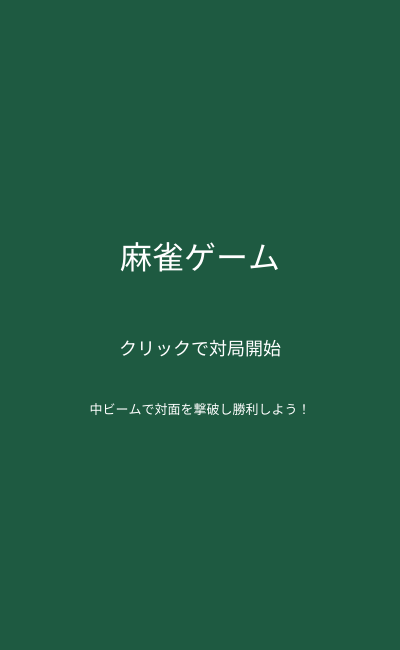
Frame 1 (no input)
Frame 60 (no input): identical to frame 1, image omitted
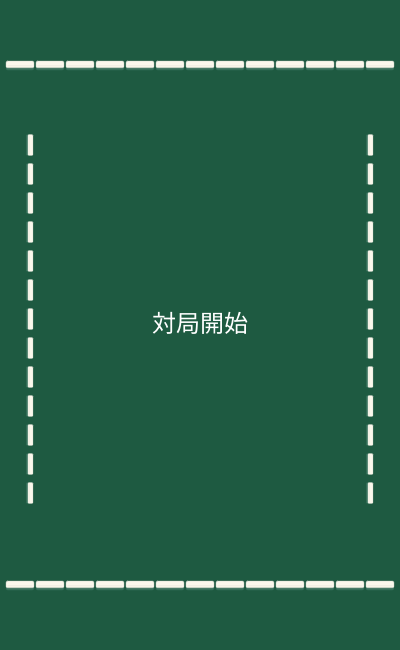
Frame 120 (the mouse pressed at the canvas centre since frame 60)

The p5.js sketch that drew these frames (run headless with seeded random() and noise() and a simulated clock; from frame 60 on, the mouse is pressed at the canvas centre):

// p5.js sketch
// ── sketch.js

const MJ_W = 70;
const MJ_H = 96;

const MJ_NUM = [
  "", "一", "二", "三", "四",
  "五", "六", "七", "八", "九"
];

const MJ_POS = {
  1: [[35, 48]],
  2: [[35, 25], [35, 70]],
  3: [[35, 20], [22, 48], [48, 76]],
  4: [[21, 27], [49, 27],
      [21, 69], [49, 69]],
  5: [[21, 24], [49, 24], [35, 48],
      [21, 72], [49, 72]],
  6: [[21, 22], [49, 22],
      [21, 48], [49, 48],
      [21, 74], [49, 74]],
  7: [[35, 13], [21, 35], [49, 35],
      [21, 57], [49, 57],
      [21, 79], [49, 79]],
  8: [[21, 14], [49, 14],
      [21, 36], [49, 36],
      [21, 60], [49, 60],
      [21, 82], [49, 82]],
  9: [[18, 18], [35, 18], [52, 18],
      [18, 48], [35, 48], [52, 48],
      [18, 78], [35, 78], [52, 78]]
};


// ========================================
// 1. 麻雀牌オブジェクト
// ========================================

class MahjongTile {

  static tiles = [];
  static beams = [];
  static reflected = [];
  static nextId = 1;

  constructor(code, x, y, options = {}) {

    // 34種類の牌を確認
    const valid =
      /^[1-9][mps]$/.test(code) ||
      ["東", "南", "西", "北",
       "白", "發", "中"].includes(code);

    if (!valid) {
      throw new Error("不明な麻雀牌: " + code);
    }

    this.id = MahjongTile.nextId++;

    this.code = code;
    this.x = x;
    this.y = y;

    this.size = options.size ?? 1;
    this.angle = options.angle ?? 0;

    // 中の標準能力
    this.firing = false;
    this.beamDirection =
      options.beamDirection ?? "up";

    // 白の標準能力
    this.guardRadius = 54 * this.size;
    this.lastReflect = -Infinity;

    // エフェクト
    this.flash = 0;

    // 命中通知
    this.onHit = null;
    this.hitTimes = new Map();

    // 衝突判定用に自動登録
    MahjongTile.tiles.push(this);
  }

  // --------------------------------
  // 座標変更
  // --------------------------------
  moveTo(x, y) {
    this.x = x;
    this.y = y;
  }

  // --------------------------------
  // 中専用：ビームのON/OFF
  // --------------------------------
  setBeam(enabled) {
    if (this.code === "中") {
      this.firing = Boolean(enabled);
    }
  }

  // --------------------------------
  // オブジェクトの削除
  // --------------------------------
  remove() {
    MahjongTile.tiles =
      MahjongTile.tiles.filter(t => t !== this);
  }

  // --------------------------------
  // 牌の描画
  // --------------------------------
  draw() {
    // 白の場合はガードも描画
    if (this.code === "白") {
      this.drawGuard();
    }

    push();
    translate(this.x, this.y);

    // 中は上向きビーム発射中に反転
    let rotation = this.angle;

    if (
      this.code === "中" &&
      this.firing &&
      this.beamDirection === "up"
    ) {
      rotation += PI;
    }

    rotate(rotation);

    mjDrawFace(this.code, this.size);

    pop();

    // 命中・反射エフェクト
    if (this.flash > 0) {
      push();
      noFill();

      stroke(
        255, 225, 120,
        this.flash * 24
      );

      strokeWeight(4);

      rectMode(CENTER);
      rect(
        this.x,
        this.y,
        MJ_W * this.size + 15,
        MJ_H * this.size + 15,
        8
      );

      pop();
    }
  }

  // --------------------------------
  // 白専用：ガード描画
  // --------------------------------
  drawGuard() {
    if (this.code !== "白") return;

    push();

    const r = this.guardRadius;

    noStroke();

    // 外側
    fill(50, 160, 255, 25);
    circle(this.x, this.y, r * 2 + 26);

    // ガード本体
    fill(70, 175, 255, 38);
    stroke(65, 175, 255);
    strokeWeight(3);

    circle(this.x, this.y, r * 2);

    // 反射時の発光
    if (this.flash > 0) {
      noFill();

      stroke(
        210, 245, 255,
        this.flash * 24
      );

      strokeWeight(7);
      circle(this.x, this.y, r * 2 + 12);
    }

    pop();
  }

  // ====================================
  // 2. 特殊能力の共通処理
  // ====================================

  // 毎フレーム1回呼ぶ
  static updateEffects() {

    const now = millis();

    MahjongTile.beams = [];

    // 発光エフェクトの更新
    for (const tile of MahjongTile.tiles) {
      if (tile.flash > 0) {
        tile.flash--;
      }
    }

    // 発射中の中を処理
    for (const tile of [...MahjongTile.tiles]) {

      if (tile.code === "中" && tile.firing) {
        MahjongTile.castBeam(tile, now);
      }
    }

    // 反射弾を移動
    MahjongTile.updateReflections(now);
  }

  // --------------------------------
  // 中ビームの当たり判定
  // --------------------------------
  static castBeam(source, now) {

    // 上向きか下向きか
    const dir =
      source.beamDirection === "down" ? 1 : -1;

    const startY =
      source.y + dir * MJ_H * source.size / 2;

    const screenEnd = dir === -1 ? 0 : height;

    let nearest =
      Math.max(0, (screenEnd - startY) * dir);

    if (nearest <= 0) return;

    let hitTarget = null;

    // 全牌から最初に当たるものを探す
    for (const target of MahjongTile.tiles) {

      if (source === target) continue;

      const dx = source.x - target.x;
      let edgeY;
      let halfH;

      // 白の場合：円形ガード
      if (target.code === "白") {

        const r = target.guardRadius;

        if (Math.abs(dx) > r) continue;

        const offset = Math.sqrt(
          Math.max(0, r * r - dx * dx)
        );

        halfH = offset;
        edgeY = target.y - dir * offset;

      } else {

        // 普通の牌：四角形
        const halfW =
          MJ_W * target.size / 2 + 5;

        if (Math.abs(dx) > halfW) continue;

        halfH = MJ_H * target.size / 2;
        edgeY = target.y - dir * halfH;
      }

      let distance = (edgeY - startY) * dir;

      // 既に当たり判定の内部にいる場合
      if (distance < 0) {
        if (
          Math.abs(startY - target.y) <= halfH
        ) {
          distance = 0;
        } else {
          continue;
        }
      }

      if (distance < nearest) {
        nearest = distance;
        hitTarget = target;
      }
    }

    const endY = startY + dir * nearest;

    // ビーム情報を保存
    MahjongTile.beams.push({
      x: source.x,
      y1: startY,
      y2: endY
    });

    if (!hitTarget) return;

    // 白に当たったら反射
    if (hitTarget.code === "白") {

      hitTarget.flash = 8;

      // 450ミリ秒ごとに反射
      if (now - hitTarget.lastReflect >= 450) {

        MahjongTile.createReflection(
          hitTarget,
          source.x,
          endY,
          dir
        );

        hitTarget.lastReflect = now;
      }

    } else {

      // 普通の牌への命中
      MahjongTile.notifyHit(
        hitTarget,
        source,
        "beam",
        now
      );
    }
  }

  // --------------------------------
  // 白：反射レーザーを生成
  // --------------------------------
  static createReflection(guard, x, y, incomingDir) {

    // 入射方向と反対へ反射
    const outDir = -incomingDir;

    // 横方向をランダム化
    const vx = random(-3.5, 3.5);

    // 避けられる程度の速度
    const vy = outDir * random(5.2, 6.6);

    MahjongTile.reflected.push({
      x: x,
      y: y + outDir * 15,
      vx: vx,
      vy: vy,
      owner: guard
    });
  }

  // --------------------------------
  // 反射レーザーの移動・衝突
  // --------------------------------
  static updateReflections(now) {

    const dt = Math.min(deltaTime / 16.67, 2);

    for (
      let i = MahjongTile.reflected.length - 1;
      i >= 0;
      i--
    ) {

      const p = MahjongTile.reflected[i];

      p.x += p.vx * dt;
      p.y += p.vy * dt;

      let hit = false;

      for (const target of MahjongTile.tiles) {

        // 反射元は除く
        if (target === p.owner) continue;

        let collided = false;

        if (target.code === "白") {

          // ガードの円形判定
          collided =
            dist(
              p.x, p.y,
              target.x, target.y
            ) < target.guardRadius;

        } else {

          // 通常牌の四角形判定
          collided =
            Math.abs(p.x - target.x) <
              MJ_W * target.size / 2 + 5 &&
            Math.abs(p.y - target.y) <
              MJ_H * target.size / 2 + 5;
        }

        if (collided) {

          if (target.code === "白") {
            // 別の白ガードは反射弾を防御
            target.flash = 8;
          } else {
            MahjongTile.notifyHit(
              target,
              p.owner,
              "reflect",
              now
            );
          }

          hit = true;
          break;
        }
      }

      // 命中または画面外で消える
      if (
        hit ||
        p.x < -50 ||
        p.x > width + 50 ||
        p.y < -50 ||
        p.y > height + 50
      ) {
        MahjongTile.reflected.splice(i, 1);
      }
    }
  }

  // --------------------------------
  // 命中通知
  // --------------------------------
  static notifyHit(target, source, type, now) {

    const key = source.id + ":" + type;
    const last = target.hitTimes.get(key) ?? -Infinity;

    // 長押しで一瞬に大量ヒットしないよう調整
    const cooldown = type === "beam" ? 500 : 0;

    if (now - last < cooldown) return;

    target.hitTimes.set(key, now);
    target.flash = 10;

    // ゲーム側で自由に設定可能
    if (typeof target.onHit === "function") {
      target.onHit({
        target: target,
        attacker: source,
        type: type
      });
    }
  }

  // --------------------------------
  // ビームと反射弾の描画
  // --------------------------------
  static drawEffects() {

    // 中ビーム
    for (const b of MahjongTile.beams) {
      mjDrawLaser(
        b.x, b.y1,
        b.x, b.y2,
        false
      );
    }

    // 白の反射レーザー
    for (const p of MahjongTile.reflected) {

      const length = Math.hypot(p.vx, p.vy);

      const dx = p.vx / length;
      const dy = p.vy / length;

      mjDrawLaser(
        p.x - dx * 32,
        p.y - dy * 32,
        p.x + dx * 8,
        p.y + dy * 8,
        true
      );
    }
  }

  // --------------------------------
  // 全オブジェクトを初期化
  // --------------------------------
  static clear() {
    MahjongTile.tiles = [];
    MahjongTile.beams = [];
    MahjongTile.reflected = [];
    MahjongTile.nextId = 1;
  }
}


// ========================================
// 3. 立てた牌（真上から見た共通図形）
// ========================================

class StandingTile {

  constructor(x, y, options = {}) {
    this.x = x;
    this.y = y;
    this.size = options.size ?? 1;
    this.angle = options.angle ?? 0;
  }

  moveTo(x, y) {
    this.x = x;
    this.y = y;
  }

  draw() {
    push();

    translate(this.x, this.y);
    rotate(this.angle);
    scale(this.size);

    // 牌の背面：緑色
    noStroke();
    fill(55, 113, 91);
    rect(-35, -7, 70, 20, 4);

    // 牌の上面：白色
    stroke(195, 200, 190);
    strokeWeight(1);
    fill(251, 248, 236);
    rect(-35, -10, 70, 17, 4);

    // 上面の縁
    stroke(220, 220, 208);
    line(-30, 2, 30, 2);

    pop();
  }
}


// ========================================
// 4. レーザーの図形
// ========================================

function mjDrawLaser(x1, y1, x2, y2, reflected) {
  push();

  // 外側の光
  stroke(255, 0, 35, 70);
  strokeWeight(reflected ? 22 : 44);
  line(x1, y1, x2, y2);

  // 赤い光
  stroke(255, 40, 55, 190);
  strokeWeight(reflected ? 13 : 26);
  line(x1, y1, x2, y2);

  // 内側
  stroke(255, 140, 145);
  strokeWeight(reflected ? 7 : 13);
  line(x1, y1, x2, y2);

  // 中心
  stroke(255, 250, 245);
  strokeWeight(reflected ? 3 : 5);
  line(x1, y1, x2, y2);

  pop();
}


// ========================================
// 5. 麻雀牌の基本図形
// ========================================

function mjDrawFace(code, size) {
  push();

  scale(size);
  translate(-35, -48);

  // 牌の側面
  noStroke();
  fill(125, 175, 155);
  rect(3, 6, 70, 96, 7);

  // 牌の表面
  stroke(205, 205, 190);
  strokeWeight(1);
  fill(255, 250, 239);
  rect(0, 0, 70, 96, 7);

  const match = /^([1-9])([mps])$/.exec(code);

  if (match) {
    const n = Number(match[1]);

    if (match[2] === "m") mjMan(n);
    if (match[2] === "p") mjPin(n);
    if (match[2] === "s") mjSou(n);

  } else {
    mjHonor(code);
  }

  pop();
}


// ========================================
// 6. 萬子
// ========================================

function mjMan(n) {
  noStroke();
  textAlign(CENTER, CENTER);
  textFont("serif");
  textStyle(BOLD);

  fill(25, 50, 65);
  textSize(38);
  text(MJ_NUM[n], 35, 31);

  fill(190, 45, 55);
  textSize(33);
  text("萬", 35, 72);
}


// ========================================
// 7. 筒子
// ========================================

function mjPin(n) {

  const r =
    n === 1 ? 18 :
    n <= 3 ? 11 :
    n <= 5 ? 9 : 7;

  for (let i = 0; i < MJ_POS[n].length; i++) {

    const [x, y] = MJ_POS[n][i];

    let c;

    if (n === 1) {
      c = color(25, 120, 145);
    } else if (i % 3 === 0) {
      c = color(40, 145, 100);
    } else if (i % 3 === 1) {
      c = color(35, 105, 165);
    } else {
      c = color(190, 55, 65);
    }

    push();
    translate(x, y);

    stroke(c);
    strokeWeight(2);
    fill(255);
    circle(0, 0, r * 2);

    noStroke();

    fill(c);
    circle(0, 0, r * 1.5);

    fill(255, 245, 220);
    circle(0, 0, r * 0.8);

    fill(c);
    circle(0, 0, r * 0.35);

    pop();
  }
}


// ========================================
// 8. 索子
// ========================================

function mjSou(n) {
  if (n === 1) {
    mjBird();
    return;
  }

  const w = n <= 3 ? 12 : n <= 6 ? 9 : 7;

  for (const [x, y] of MJ_POS[n]) {
    push();
    translate(x, y);

    noStroke();

    // 竹
    fill(25, 120, 75);
    rect(-w / 2, -11, w, 22, 3);

    // 明るい面
    fill(75, 180, 115);
    rect(-w / 4, -10, w / 2, 20, 2);

    // 節
    fill(210, 235, 160);
    rect(-w / 2, -4, w, 3);
    rect(-w / 2, 4, w, 3);

    pop();
  }
}


// ========================================
// 9. 一索の鳥
// ========================================

function mjBird() {
  push();
  noStroke();

  // 尾羽
  for (let i = -2; i <= 2; i++) {
    fill(i % 2 === 0
      ? color(30, 135, 135)
      : color(45, 100, 165));

    ellipse(35 + i * 9, 48, 10, 40);
  }

  // 体
  fill(30, 110, 135);
  ellipse(35, 59, 25, 35);

  // 翼
  fill(65, 180, 140);
  ellipse(30, 62, 12, 22);

  // 首と頭
  fill(30, 120, 140);
  rect(32, 38, 8, 16, 3);
  ellipse(35, 35, 18, 18);

  // 目
  fill(255);
  circle(40, 33, 6);

  fill(20);
  circle(40, 33, 3);

  // くちばし
  fill(225, 155, 55);
  triangle(43, 36, 55, 39, 43, 42);

  // 足
  stroke(145, 90, 50);
  strokeWeight(2);
  line(31, 75, 29, 86);
  line(40, 75, 43, 86);

  pop();
}


// ========================================
// 10. 字牌
// ========================================

function mjHonor(ch) {

  // 白
  if (ch === "白") {
    noFill();

    stroke(40, 120, 175);
    strokeWeight(4);
    rect(12, 18, 46, 60, 3);

    stroke(175, 210, 230);
    strokeWeight(1);
    rect(18, 24, 34, 48, 2);

    return;
  }

  noStroke();
  textAlign(CENTER, CENTER);
  textFont("serif");
  textStyle(BOLD);
  textSize(48);

  if (ch === "發") {
    fill(25, 135, 75);

  } else if (ch === "中") {
    fill(200, 40, 50);

  } else {
    fill(25, 45, 60);
  }

  text(ch, 35, 48);
}

//_____________________


let standing = [];
let chu, enemy;
let guards = [];
let flying = [];
let reflected = [];

let started = false;
let shooting = false;

let startTime = 0;
let lastSpawn = 0;

let hits = 0;
let hp = 5;
let canHit = true;
let invincibleUntil = 0;

let result = "";
let effectStart = 0;
let winBeamX = 200;
let winBeamY = 0;

let stageW = 400;
let stageH = 650;

// 対面：国士無双の白単騎待ち
let enemyHand = [
  "1m", "1m", "9m",
  "1p", "9p", "1s", "9s",
  "東", "南", "西", "北", "中", "發"
];

// 自分：東待ち・三色同順
let myHand = [
  "2m", "3m", "4m",
    "1p", "2p", "3p",
  "6p", "7p", "8p",
  "2s", "3s", "4s",
  "東"
];

let tileTypes = [];


// ==================================
// setup
// ==================================
function setup() {
  createCanvas(stageW, stageH);
  MahjongTile.clear();

  // 飛来牌の種類
  for (let i = 1; i <= 9; i++) {
    tileTypes.push(i + "m");
    tileTypes.push(i + "p");
    tileTypes.push(i + "s");
  }

  tileTypes.push("東", "南", "西", "北", "發");

  // 最初の4方向の牌
  for (let i = 0; i < 13; i++) {
    let x = 20 + i * 30;
    let y = 145 + i * 29;

    standing.push(
      new StandingTile(x, 65, {size: 0.4})
    );

    standing.push(
      new StandingTile(x, 585, {size: 0.4})
    );

    standing.push(
      new StandingTile(30, y, {
        size: 0.3,
        angle: HALF_PI
      })
    );

    standing.push(
      new StandingTile(370, y, {
        size: 0.3,
        angle: HALF_PI
      })
    );
  }

  // プレイヤーの中
  chu = new MahjongTile("中", 200, 570, {
    size: 0.7
  });

  // 対面の東
  enemy = new MahjongTile("東", 200, 85, {
    size: 0.7,
    angle: PI
  });

  // 最初の白ガード
  let haku = new MahjongTile("白", 200, 280, {
    size: 0.7
  });

  // 白ごとの反射時刻
  haku.lastReflect = 0;
  guards.push(haku);

  // ビームはsketch.jsで管理
  chu.setBeam(false);
}


// ==================================
// クリックでゲーム開始・発射
// ==================================
function mousePressed() {

  if (!started) {
    started = true;
    startTime = millis();
    lastSpawn = millis();
    return false;
  }

  let time = (millis() - startTime) / 1000;

  if (time >= 10 && result === "") {
    shooting = true;
  }

  return false;
}


// ==================================
// クリックを離したとき
// ==================================
function mouseReleased() {
  shooting = false;
  canHit = true;
  return false;
}


// ==================================
// draw
// ==================================
function draw() {
  background(30, 90, 65);

  fill(255);
  noStroke();
  textAlign(CENTER, CENTER);

  // ==================================
  // タイトル
  // ==================================
  if (!started) {
    textSize(32);
    text("麻雀ゲーム", 200, 260);

    textSize(18);
    text("クリックで対局開始", 200, 350);

    textSize(13);
    text("中ビームで対面を撃破し勝利しよう！", 200, 410);
    return;
  }

  let time = (millis() - startTime) / 1000;

  // ==================================
  // 最初の5秒
  // ==================================
  if (time < 5) {

    for (let tile of standing) {
      tile.draw();
    }

    textSize(24);
    text("対局開始", 200, 325);
    return;
  }

  // ==================================
  // 5〜10秒：手牌公開
  // ==================================
  if (time < 10) {

    textSize(16);
    text("対面：国士無双聴牌（白待ち）", 200, 90);

    drawHand(enemyHand, 170);

    text("自分の手牌", 200, 465);
    drawHand(myHand, 540);
    return;
  }

  // ==================================
  // 勝敗演出
  // ==================================
  if (result === "winEffect") {
    drawWinEffect();
    return;
  }

  if (result === "loseEffect" || result === "lose") {
    drawLoseEffect();
    return;
  }

  if (result === "win") {
    drawWinResult();
    return;
  }

  // ==================================
  // 戦闘開始
  // ==================================
  let battleTime = time - 10;

  // 60秒経過で敗北
  if (battleTime >= 60) {
    loseGame();
    drawLoseEffect();
    return;
  }

  // ----------------------------------
  // 中の移動
  // ----------------------------------
  chu.x = constrain(mouseX, 25, 375);
  chu.y = constrain(mouseY, 545, 595);

  // マウス長押し、またはスペースキー
  let firing =
    shooting ||
    mouseIsPressed ||
    keyIsDown(32);

  // 攻撃をやめたら次の命中が可能
  if (!firing) {
    canHit = true;
  }

  // ----------------------------------
  // 白ガードの移動
  // ----------------------------------
  for (let i = 0; i < guards.length; i++) {

    guards[i].x =
      200 +
      sin(battleTime * (1.5 + i * 0.3) + i * 2)
      * 110;

    guards[i].y = 280 - i * 25;
  }

  // ----------------------------------
  // 中ビームの範囲
  // ----------------------------------
  let beam = getChuBeam(firing);

  // ----------------------------------
  // 対面への命中判定
  // ----------------------------------
  if (
    beam !== null &&
    beam.guard === null &&
    abs(beam.x - enemy.x) < 28 &&
    canHit
  ) {

    hits++;
    canHit = false;

    // 4回命中で撃破
    if (hits >= 4) {
      result = "winEffect";
      effectStart = millis();

      winBeamX = beam.x;
      winBeamY = beam.bottom;

      shooting = false;
      drawWinEffect();
      return;
    }

    // 白ガード追加（最大3枚）
    else if (guards.length < 3) {

      let haku = new MahjongTile("白", 200, 280, {
        size: 0.7
      });

      // 新しい白も独立して反射
      haku.lastReflect = 0;

      guards.push(haku);
    }
  }

  // ==================================
  // 白ガードのランダム反射ビーム
  // 800ms → 400ms
  // ==================================
  if (
    beam !== null &&
    beam.guard !== null
  ) {

    let haku = beam.guard;

    // この白が最後に反射してから
    // 400ms経過していれば発射
    if (
      millis() - haku.lastReflect > 400
    ) {

      let x = beam.x;
      let y = beam.top;

      // 下向きのランダム角度
      let angle =
        random(radians(55), radians(125));

      let speed = random(6.0, 7.5);

      reflected.push({
        x: x,
        y: y,
        vx: cos(angle) * speed,
        vy: sin(angle) * speed
      });

      // この白の反射時刻を更新
      haku.lastReflect = millis();
    }
  }

  // ==================================
  // 飛来牌の生成
  // 350ms → 230ms
  // ==================================
  if (millis() - lastSpawn > 230) {

    let x = random(35, 365);

    flying.push({
      code: random(tileTypes),
      x: x,
      y: -30,
      centerX: x,

      // 以前より速く落下
      speed: random(2.2, 3.6),

      wave: random(0.04, 0.1),
      amplitude: random(20, 65),
      phase: random(TWO_PI),
      age: 0
    });

    lastSpawn = millis();
  }

  // ==================================
  // 飛来牌の移動
  // ==================================
  for (let i = flying.length - 1; i >= 0; i--) {

    let b = flying[i];
    b.age++;

    // 下に移動
    b.y += b.speed;

    // 波打つ動き
    b.x =
      b.centerX +
      sin(b.age * b.wave + b.phase) *
      b.amplitude +
      cos(b.age * 0.025 + b.phase * 2) * 20;

    // ----------------------------------
    // 中ビームで飛来牌を破壊
    // ----------------------------------
    if (
      beam !== null &&
      abs(b.x - beam.x) < 24 &&
      b.y + 18 > beam.top &&
      b.y - 18 < beam.bottom
    ) {
      flying.splice(i, 1);
      continue;
    }

    // ----------------------------------
    // 中との衝突
    // ----------------------------------
    if (
      abs(b.x - chu.x) < 32 &&
      abs(b.y - chu.y) < 43
    ) {

      damagePlayer();
      flying.splice(i, 1);
      continue;
    }

    // 画面外で削除
    if (b.y > stageH + 35) {
      flying.splice(i, 1);
    }
  }

  // ==================================
  // 反射ビームの移動
  // ==================================
  for (let i = reflected.length - 1; i >= 0; i--) {

    let b = reflected[i];

    b.x += b.vx;
    b.y += b.vy;

    // 中に命中
    if (
      abs(b.x - chu.x) < 24 &&
      abs(b.y - chu.y) < 32
    ) {

      damagePlayer();
      reflected.splice(i, 1);
      continue;
    }

    // 画面外で削除
    if (
      b.y > stageH + 20 ||
      b.y < -20 ||
      b.x < -20 ||
      b.x > stageW + 20
    ) {
      reflected.splice(i, 1);
    }
  }

  if (result === "loseEffect") {
    drawLoseEffect();
    return;
  }

  // ==================================
  // 画面描画
  // ==================================

  // 対面の東
  enemy.draw();

  // 対面の13枚は反対向き
  drawHand(enemyHand, 180, true);

  // 白ガード
  for (let haku of guards) {
    haku.draw();
  }

  // 飛来牌
  for (let b of flying) {
    push();

    translate(b.x, b.y);

    rotate(
      sin(b.age * 0.07 + b.phase) * 0.5
    );

    mjDrawFace(b.code, 0.45);

    pop();
  }

  // 赤いランダム反射ビーム
  for (let b of reflected) {
    drawReflectedBeam(b);
  }

  // ----------------------------------
  // 中：発射中は180度回転
  // ----------------------------------
  if (
    millis() >= invincibleUntil ||
    frameCount % 10 < 5
  ) {

    if (firing) {
      push();

      translate(chu.x, chu.y);
      rotate(PI);

      mjDrawFace("中", chu.size);

      pop();
    }

    else {
      chu.draw();
    }
  }

  // ----------------------------------
  // 中ビームを最前面に描画
  // ----------------------------------
  if (beam !== null) {

    drawVisibleBeam(
      beam.x,
      beam.bottom,
      beam.top
    );
  }

  // ----------------------------------
  // ステータス
  // ----------------------------------
  push();

  fill(255);
  noStroke();
  textFont("sans-serif");
  textAlign(CENTER, CENTER);

  textSize(14);
  text("残り " + ceil(60 - battleTime) + "秒", 65, 25);
  text("命中 " + hits + "/4", 335, 25);

  textSize(16);
  text("HP: " + hp, 50, 55);

  textSize(12);
  text("対面", 200, 140);
  text("長押し：中ビーム", 200, 635);

  pop();
}


// ==================================
// ダメージ処理
// ==================================
function damagePlayer() {

  if (millis() < invincibleUntil) {
    return;
  }

  hp--;
  invincibleUntil = millis() + 1000;

  if (hp <= 0) {
    loseGame();
  }
}


// ==================================
// 敗北処理
// ==================================
function loseGame() {

  if (result !== "") return;

  result = "loseEffect";
  effectStart = millis();
  shooting = false;
}


// ==================================
// 通常の手牌描画
// ==================================
function drawHand(hand, y, reverse = false) {

  let gap = 28;
  let startX =
    200 - (hand.length - 1) * gap / 2;

  for (let i = 0; i < hand.length; i++) {

    push();

    translate(startX + i * gap, y);

    if (reverse) {
      rotate(PI);
    }

    mjDrawFace(hand[i], 0.35);

    pop();
  }
}


// ==================================
// 勝利時の14枚の位置
// ==================================
function getWinningHandLayout() {

  let gap = 26;

  // 14枚を中央寄せ
  let startX = 200 - 13 * gap / 2;

  // 最後の東の位置
  let lastX = startX + 13 * gap;

  return {
    gap: gap,
    startX: startX,
    lastX: lastX
  };
}


// ==================================
// 勝利時の自分の手牌
// ==================================
function drawWinningHand(y, addEast) {

  let layout = getWinningHandLayout();

  // 元の13枚
  for (let i = 0; i < 13; i++) {

    push();

    translate(
      layout.startX + i * layout.gap,
      y
    );

    mjDrawFace(myHand[i], 0.35);

    pop();
  }

  // 14枚目の東
  if (addEast) {

    let x = layout.lastX;

    let glow =
      80 + 50 * sin(millis() * 0.008);

    push();

    noStroke();
    rectMode(CENTER);

    fill(255, 220, 75, glow);
    rect(x, y, 27, 43, 5);

    translate(x, y);

    mjDrawFace("東", 0.35);

    pop();
  }
}


// ==================================
// 中ビームの範囲を計算
// ==================================
function getChuBeam(firing) {

  if (!firing || result !== "") {
    return null;
  }

  // 中の上端から発射
  let startY =
    chu.y - 96 * chu.size / 2;

  let endY = 0;
  let hitGuard = null;

  // 対面の東に当たる場合
  if (abs(chu.x - enemy.x) < 28) {
    endY =
      enemy.y + 48 * enemy.size;
  }

  // 白ガードとの衝突
  for (let haku of guards) {

    let dx = chu.x - haku.x;
    let r = 54 * haku.size;

    if (abs(dx) < r) {

      let hitY =
        haku.y +
        sqrt(r * r - dx * dx);

      if (
        hitY < startY &&
        hitY > endY
      ) {
        endY = hitY;
        hitGuard = haku;
      }
    }
  }

  if (startY <= endY) {
    return null;
  }

  return {
    x: chu.x,
    top: endY,
    bottom: startY,
    guard: hitGuard
  };
}


// ==================================
// 中ビームの描画
// ==================================
function drawVisibleBeam(x, bottom, top) {

  if (bottom <= top) return;

  push();

  stroke(255, 0, 0, 70);
  strokeWeight(38);
  line(x, bottom, x, top);

  stroke(255, 40, 40, 230);
  strokeWeight(22);
  line(x, bottom, x, top);

  stroke(255, 150, 150);
  strokeWeight(11);
  line(x, bottom, x, top);

  stroke(255);
  strokeWeight(5);
  line(x, bottom, x, top);

  pop();
}


// ==================================
// 白が反射する赤いビーム
// ==================================
function drawReflectedBeam(b) {

  push();

  let tailX = b.x - b.vx * 10;
  let tailY = b.y - b.vy * 10;

  // 外側の赤い光
  stroke(255, 0, 0, 70);
  strokeWeight(26);

  line(tailX, tailY, b.x, b.y);

  // 中間の赤い光
  stroke(255, 40, 40, 230);
  strokeWeight(15);

  line(tailX, tailY, b.x, b.y);

  // 明るい赤
  stroke(255, 150, 150);
  strokeWeight(8);

  line(tailX, tailY, b.x, b.y);

  // 白い中心
  stroke(255);
  strokeWeight(3);

  line(tailX, tailY, b.x, b.y);

  pop();
}


// ==================================
// 勝利演出
// ビーム → 爆発 → 東を略奪 → ロン
// ==================================
function drawWinEffect() {

  let t = millis() - effectStart;
  let layout = getWinningHandLayout();

  // 対面の13枚
  drawHand(enemyHand, 180, true);

  // 中は対面を向いたまま
  push();

  translate(chu.x, chu.y);
  rotate(PI);

  mjDrawFace("中", chu.size);

  pop();

  // ==================================
  // ① 0〜2.5秒：ビーム照射
  // ==================================
  if (t < 2500) {

    drawVisibleBeam(
      winBeamX,
      winBeamY,
      enemy.y + 48 * enemy.size
    );

    // 東が震える
    let shake =
      sin(millis() * 0.15) *
      (t / 2500) * 8;

    push();

    translate(enemy.x + shake, enemy.y);
    rotate(PI);

    scale(1 - (t / 2500) * 0.25);

    mjDrawFace("東", 0.7);

    pop();
  }

  // ==================================
  // ② 2.5〜3.2秒：爆発
  // ==================================
  else if (t < 3200) {

    let explosion =
      (t - 2500) / 700;

    push();
    noStroke();

    // 赤い爆発
    fill(
      255, 70, 30,
      210 * (1 - explosion)
    );

    circle(
      enemy.x,
      enemy.y,
      50 + explosion * 150
    );

    // 黄色い光
    fill(
      255, 215, 90,
      230 * (1 - explosion)
    );

    circle(
      enemy.x,
      enemy.y,
      35 + explosion * 95
    );

    // 白い閃光
    fill(
      255, 255, 255,
      255 * (1 - explosion)
    );

    circle(
      enemy.x,
      enemy.y,
      20 + explosion * 60
    );

    // 爆発の輪
    noFill();

    stroke(
      255, 190, 75,
      255 * (1 - explosion)
    );

    strokeWeight(7);

    circle(
      enemy.x,
      enemy.y,
      25 + explosion * 230
    );

    // 飛び散る破片
    for (let i = 0; i < 28; i++) {

      let angle = TWO_PI * i / 28;

      let distance =
        15 + explosion *
        (75 + (i % 4) * 15);

      let x =
        enemy.x + cos(angle) * distance;

      let y =
        enemy.y + sin(angle) * distance;

      stroke(
        255,
        130 + (i % 3) * 45,
        40,
        255 * (1 - explosion)
      );

      strokeWeight(3 + i % 3);

      line(
        x - cos(angle) * 13,
        y - sin(angle) * 13,
        x,
        y
      );
    }

    pop();

    fill(255, 225, 95);
    noStroke();
    textAlign(CENTER, CENTER);
    textSize(30);

    text("撃破！", 200, 365);
  }

  // ==================================
  // ③ 3.2秒〜：自分の手牌が現れる
  // ==================================
  if (t >= 3200) {

    // ==================================
    // ④ 3.2〜4.4秒：東が飛んでくる
    // ==================================
    if (t < 4400) {

      // 自分の13枚を表示
      drawWinningHand(455, false);

      let p =
        (t - 3200) / 1200;

      p = constrain(p, 0, 1);

      // なめらかな移動
      p = p * p * (3 - 2 * p);

      // 最後の東の位置へ移動
      let x =
        lerp(enemy.x, layout.lastX, p);

      let y =
        lerp(enemy.y, 455, p);

      push();

      translate(x, y);

      // 飛んでくる途中で回転
      rotate(PI * (1 - p));

      mjDrawFace(
        "東",
        0.35 + 0.25 * (1 - p)
      );

      pop();
    }

    // ==================================
    // ⑤ 4.4秒〜：ロン・勝利
    // ==================================
    else {

      // 14枚の完成形
      drawWinningHand(455, true);

      fill(255, 225, 95);
      noStroke();
      textAlign(CENTER, CENTER);

      // セリフが重ならないように調整
      textSize(25);
      text("対面を中ビームで撃破！", 200, 260);

      textSize(30);
      text("東を略奪！", 200, 315);

      textSize(38);
      text("勝利！", 200, 370);

      // ゲームオリジナルの役
      textSize(20);
      text("役　撃破　一翻", 200, 525);

      // 実際に成立する役
      textSize(17);
      text("略奪　二翻", 200, 560);
    }
  }

  // 約6秒で演出終了
  if (t >= 6000) {
    result = "win";
  }
}


// ==================================
// 勝利結果画面
// ==================================
function drawWinResult() {

  // 対面の13枚
  drawHand(enemyHand, 180, true);

  // 自分の和了した14枚
  drawWinningHand(455, true);

  fill(255, 225, 95);
  noStroke();
  textAlign(CENTER, CENTER);

  // セリフの位置を統一
  textSize(25);
  text("対面を中ビームで撃破！", 200, 260);

  textSize(30);
  text("東を略奪！", 200, 315);

  textSize(38);
  text("勝利！", 200, 370);

  // ゲームオリジナルの役
  textSize(20);
  text("役　撃破　一翻", 200, 525);

  // 実際に成立する役
  textSize(17);
  text("略奪　二翻", 200, 560);
}


// ==================================
// 敗北演出
// 白が国士無双の14枚目になる
// ==================================
function drawLoseEffect() {

  let t = millis() - effectStart;

  fill(255);
  noStroke();
  textAlign(CENTER, CENTER);

  textSize(21);
  text(
    "対面の国士無双が完成してしまった",
    200, 185
  );

  // 対面の13枚
  for (let i = 0; i < 13; i++) {

    push();

    translate(18 + i * 28, 290);

    mjDrawFace(enemyHand[i], 0.35);

    pop();
  }

  // ----------------------------------
  // 14枚目の白が徐々に現れて点滅
  // ----------------------------------
  let fade =
    constrain(t / 3000, 0, 1);

  let blink =
    0.3 +
    0.4 *
    (0.5 + 0.5 * sin(millis() * 0.015));

  let alpha = fade * blink;

  push();

  drawingContext.globalAlpha = alpha;

  translate(18 + 13 * 28, 290);

  mjDrawFace("白", 0.35);

  pop();

  fill(255);
  noStroke();
  textAlign(CENTER, CENTER);

  // 白が現れてからロン
  if (t >= 1500) {
    textSize(28);
    text("国士無双 ロン", 200, 405);
  }

  // さらに遅れて敗北表示
  if (t >= 2500) {
    textSize(30);
    text("敗北　-48000点", 200, 480);
  }

  // 4.5秒で演出終了
  if (t >= 4500) {
    result = "lose";
  }
}






// ── style.css

html, body {
  margin: 0;
  padding: 0;
  min-height: 100%;
}

body {
  min-height: 100vh;

  /* ゲーム画面を中央に配置 */
  display: flex;
  justify-content: center;
  align-items: center;

  /* 周囲を暗い緑色に */
  background: rgb(15, 42, 32);
}

main {
  display: flex;
  justify-content: center;
  align-items: center;
}

canvas {
  display: block;

  /* 画面に合わせて大きくする */
  width: min(92vw, calc(90vh * 400 / 650), 680px);
  height: auto;

  /* 金色の枠線 */
  border: 5px solid #d4af37;
  border-radius: 8px;

  /* 立体感のある影 */
  box-shadow: 0 0 30px rgba(212, 175, 55, 0.4);
}
